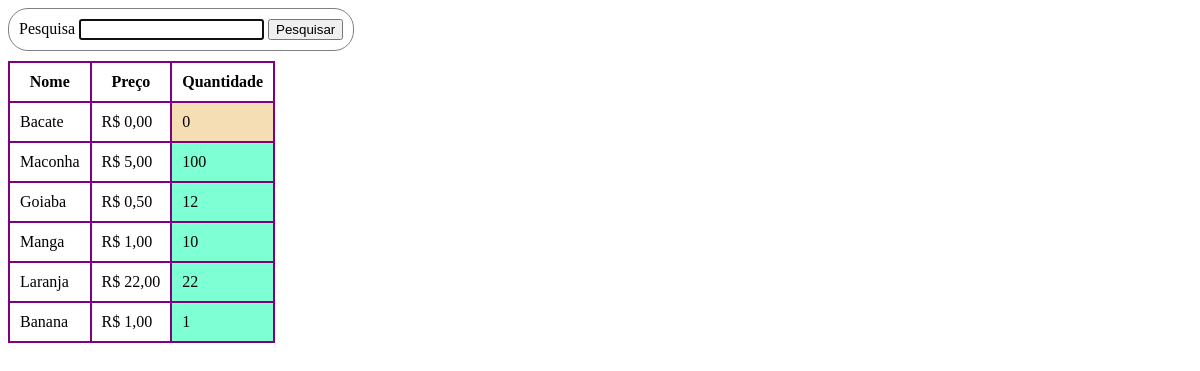
Page /loja/pesquisar on the committed database.
### app/models.py (models this page shows, shortened)
class Produto(models.Model):
    nome = models.CharField(max_length=200)
    fabricante = models.CharField(max_length=200, null=True, blank=True)
    valor = models.DecimalField(max_digits=10, decimal_places=2)
    data_validade = models.DateField(null=True, blank=True)
    estoque = models.IntegerField()
    descricao = models.TextField(null=True, blank=True)

### app/views.py (the view)
# urls.py: path("pesquisar", views.pesquisar, name="pesquisar"),
def pesquisar(request):
    if request.method == 'POST':
        pesquisa = request.POST.get('pesquisa')
        resultado = Produto.objects.filter(nome__contains=pesquisa)
        return render(request, 'loja/pesquisa.html', {
            "pesquisa": pesquisa,
            "resultado": resultado
        })
    else:
        resultado = Produto.objects.all()
        return render(request, 'loja/pesquisa.html', {
            "resultado": resultado
        })

### app/templates/loja/pesquisa.html (shortened to what this page needs)
<!DOCTYPE html>
<html lang="pt-BR">
<head>
</head>
<body>
    <form action="/loja/pesquisar" method="post">
        <label for="pesquisa">Pesquisa</label>
        <input type="search" name="pesquisa" id="pesquisa" value="{{pesquisa}}" autofocus>
        <input type="submit" value="Pesquisar">
    </form>
    {% if resultado|length != 0 %}
        <table border>
            <tr>
                <th>Nome</th>
                <th>Preço</th>
                <th>Quantidade</th>
            </tr>
            {% for fruta in resultado %}
            <tr>
                <td>{{fruta.nome}}</td>
                <td>R$ {{fruta.valor}}</td>
                {% if fruta.estoque == 0 %}
                    <td style="background-color: wheat;">{{fruta.estoque}}</td>
                {% else %}
                    <td style="background-color: aquamarine;">{{fruta.estoque}}</td>
                {% endif %}
            </tr>
            {% endfor %}
        </table>
    {% else %}
        <h1>Nenhum resultado</h1>
    {% endif %}
</body>
</html>

### app/templates/loja/pesquisa.html (style rules this page uses)
table, tr, td, th { border: solid 2px purple; border-collapse: collapse; padding: 10px; }
form { margin-bottom: 10px; border: gray 1px solid; padding: 10px; border-radius: 20px; display: inline-block; }

### rows in the picture
Produto: nome "Bacate", valor "0,00", estoque "0"
Produto: nome "Maconha", valor "5,00", estoque "100"
Produto: nome "Goiaba", valor "0,50", estoque "12"
Produto: nome "Manga", valor "1,00", estoque "10"
Produto: nome "Laranja", valor "22,00", estoque "22"
Produto: nome "Banana", valor "1,00", estoque "1"
